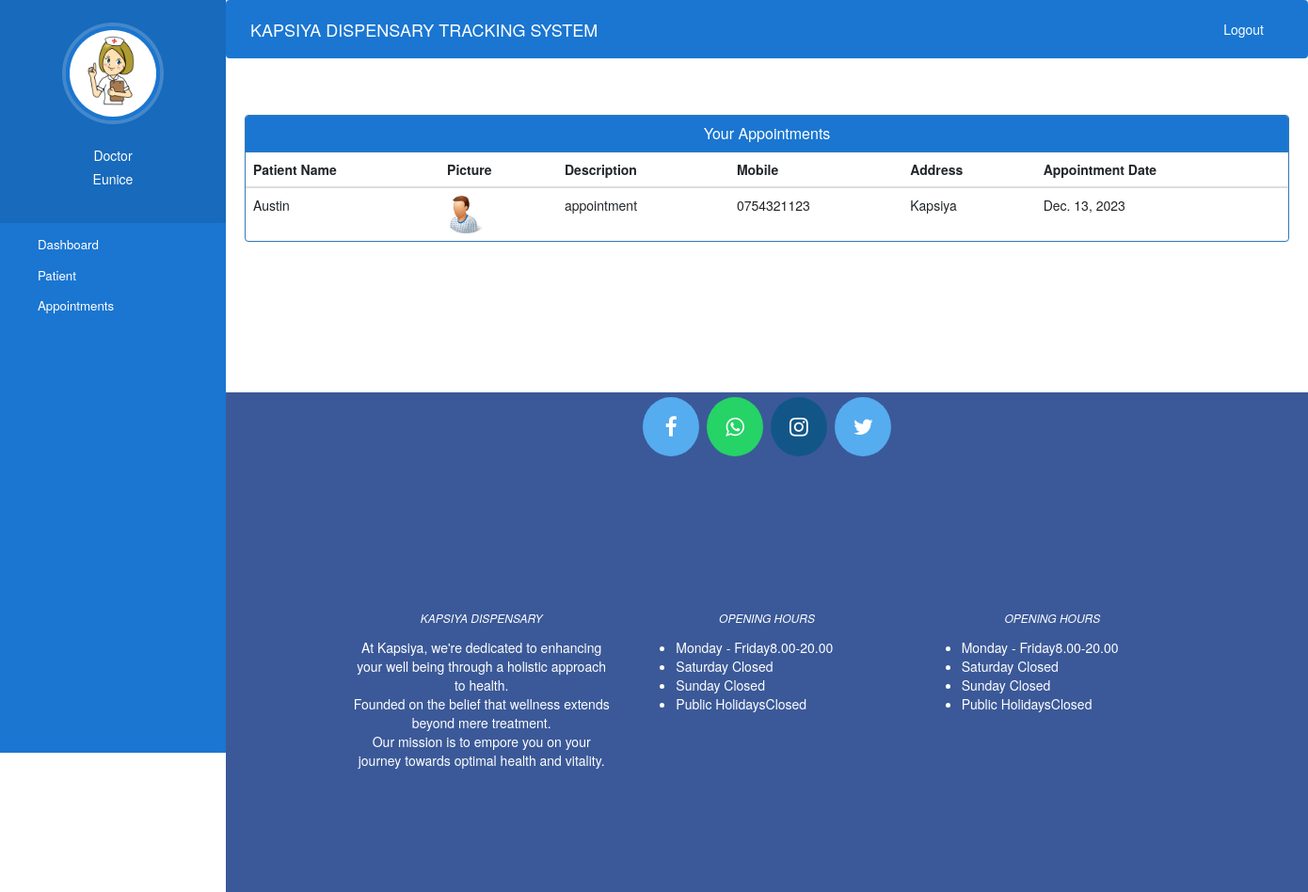
The page /doctor-view-appointment (signed in) on the database as committed earlier.
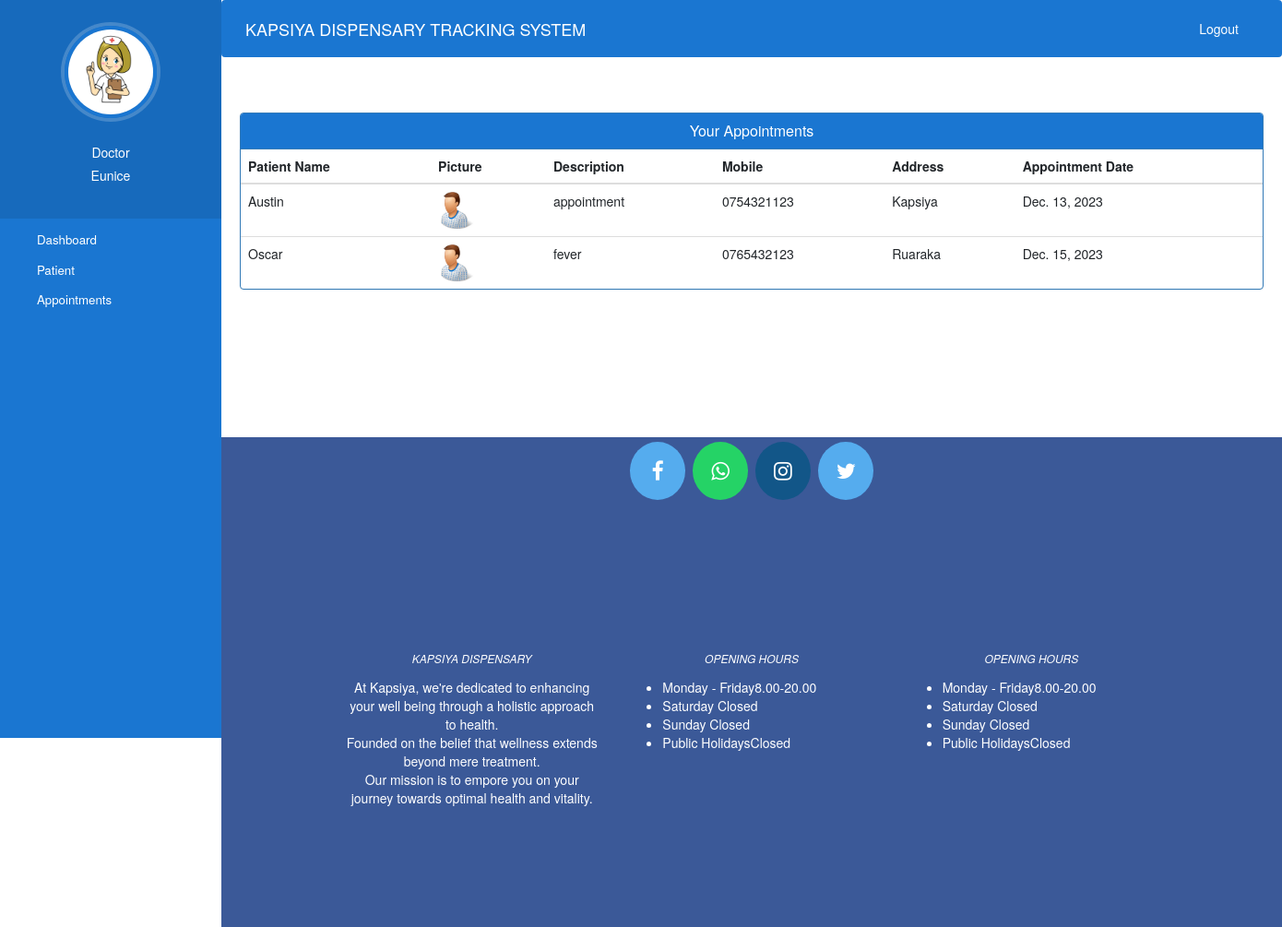
The same page on the database as committed later.
### kapsiya/models.py (models this page shows, shortened)
class Appointment(models.Model):
    patientId=models.PositiveIntegerField(null=True)
    doctorId=models.PositiveIntegerField(null=True)
    patientName=models.CharField(max_length=40,null=True)
    doctorName=models.CharField(max_length=40,null=True)
    appointmentDate=models.DateField(auto_now=True)
    description=models.TextField(max_length=500)
    status=models.BooleanField(default=False)

class Patient(models.Model):
    user=models.OneToOneField(User,on_delete=models.CASCADE)
    profile_pic= models.ImageField(upload_to='profile_pic/PatientProfilePic/',null=True,blank=True)
    address = models.CharField(max_length=40)
    mobile = models.CharField(max_length=20,null=False)
    symptoms = models.CharField(max_length=100,null=False)
    assignedDoctorId = models.PositiveIntegerField(null=True)
    admitDate=models.DateField(auto_now=True)
    status=models.BooleanField(default=False)

### kapsiya/views.py (the view)
# urls.py: path('doctor-view-appointment', views.doctor_view_appointment_view,name='doctor-view-appointment'),
@login_required(login_url='doctorlogin')
@user_passes_test(is_doctor)
def doctor_view_appointment_view(request):
    doctor=models.Nurse.objects.get(user_id=request.user.id) #for profile picture of doctor in sidebar
    appointments=models.Appointment.objects.all().filter(status=True,doctorId=request.user.id)
    patientid=[]
    for a in appointments:
        patientid.append(a.patientId)
    patients=models.Patient.objects.all().filter(status=True,user_id__in=patientid)
    appointments=zip(appointments,patients)
    return render(request,'doctor_view_appointment.html',{'appointments':appointments,'doctor':doctor})

### kapsiya/views.py (called while the page is built)
def is_doctor(user):
    return user.groups.filter(name='NURSE').exists()

### kapsiya/templates/doctor_view_appointment.html (shortened to what this page needs)
{% extends 'doctor_base.html' %}
{% block content %}
{%load static%}
<head>
  <link href="//netdna.bootstrapcdn.com/bootstrap/3.0.0/css/bootstrap.min.css" rel="stylesheet" id="bootstrap-css">
</head>
<div class="container">
  <div class="panel panel-primary">
    <div class="panel-heading" style="background-color: #1a76d1;">
      <h6 class="panel-title">Your Appointments</h6>
    </div>
    <table class="table table-hover" id="dev-table">
      <thead>
        <tr>
          <th>Patient Name</th>
          <th>Picture</th>
          <th>Description</th>
          <th>Mobile</th>
          <th>Address</th>
          <th>Appointment Date</th>
        </tr>
      </thead>
      {% for a,p in appointments %}
      <tr>
        <td>{{a.patientName}}</td>
        <td> <img src="{% static p.profile_pic.url %}" alt="Profile Pic" height="40px" width="40px" /></td>
        <td>{{a.description}}</td>
        <td>{{p.mobile}}</td>
        <td>{{p.address}}</td>
        <td>{{a.appointmentDate}}</td>
      </tr>
      {% endfor %}
    </table>
  </div>
</div>
{% endblock content %}

Rows that differ between the two databases and show on the page:
added Appointment: patientName "Oscar", profile_pic (picture), description "fever", mobile "0765432123", address "Ruaraka", appointmentDate "Dec. 15, 2023"
